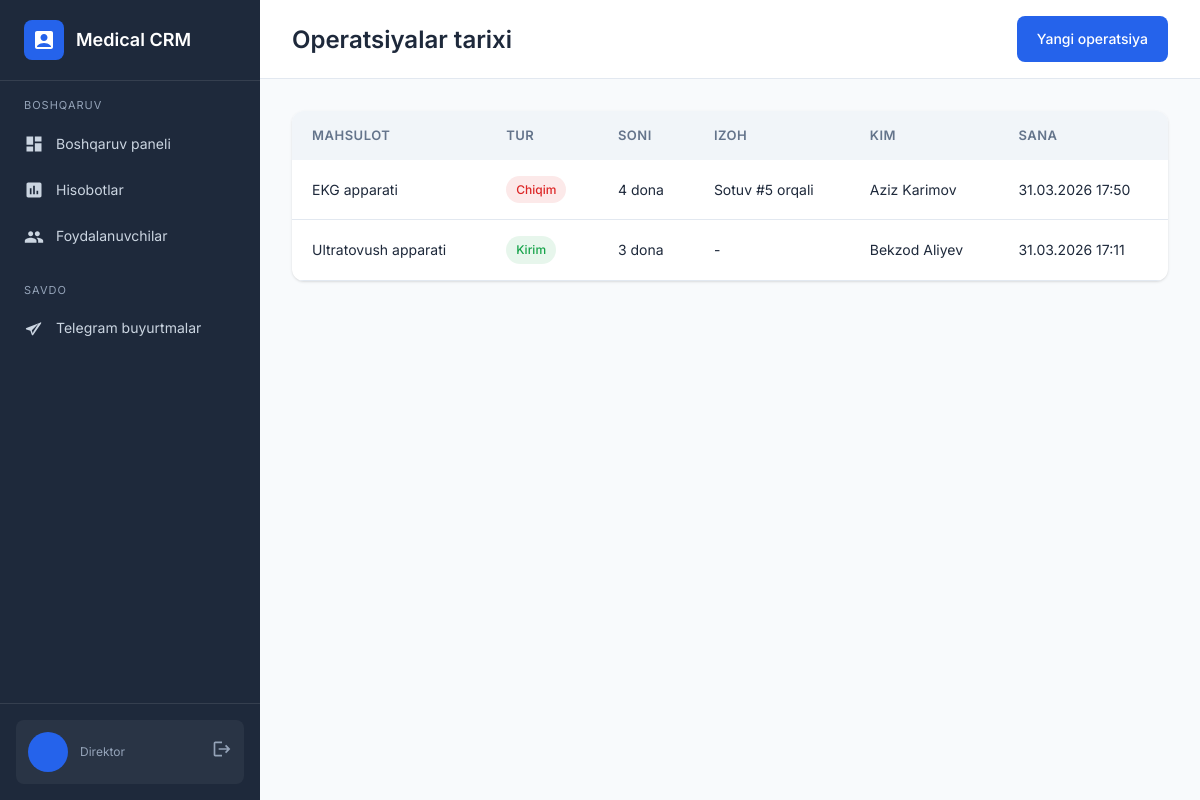
Before: /transactions/ (signed in) with the older database file.
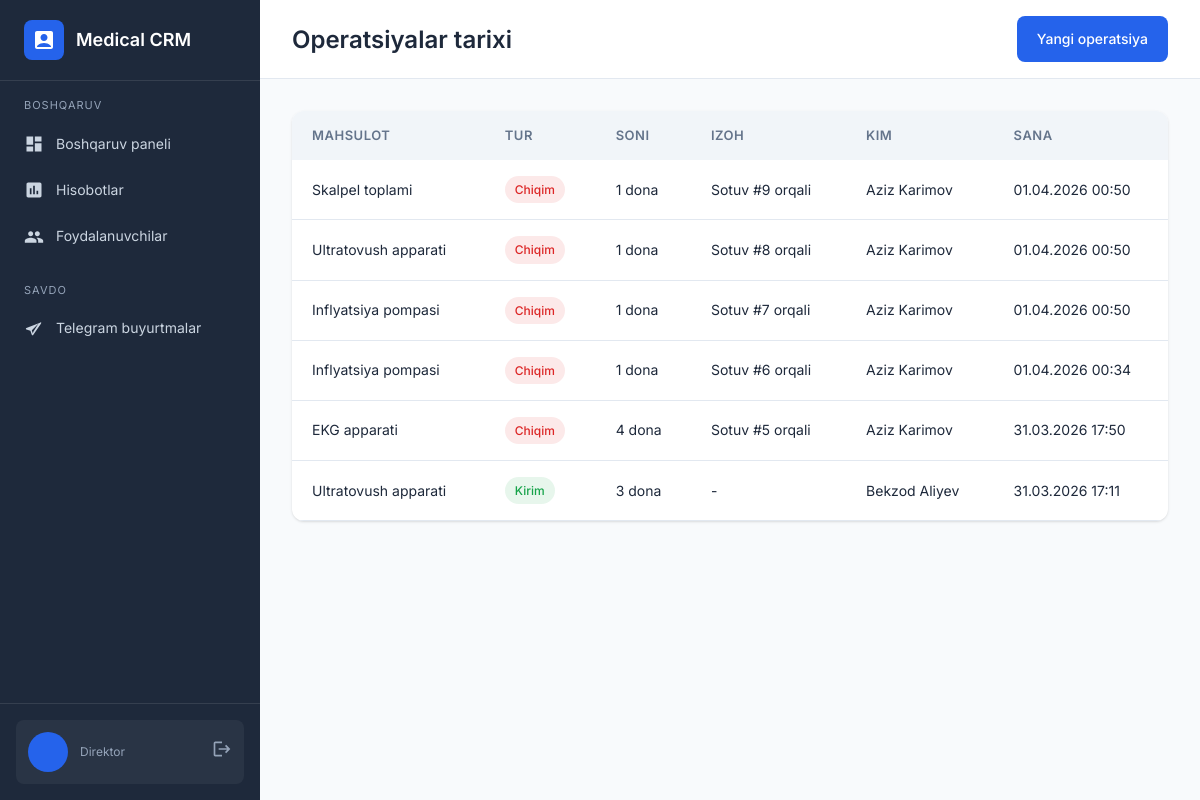
After: the same page with the newer database file.
### backend/main/models.py (models this page shows, shortened)
class WarehouseTransaction(models.Model):
    TYPE_CHOICES = [
        ('in', 'Kirim'),
        ('out', 'Chiqim'),
    ]
    product = models.ForeignKey(Product, on_delete=models.CASCADE, related_name='transactions', verbose_name='Mahsulot')
    transaction_type = models.CharField(max_length=10, choices=TYPE_CHOICES, verbose_name='Amal turi')
    quantity = models.PositiveIntegerField(verbose_name='Soni')
    notes = models.TextField(blank=True, verbose_name='Izoh')
    created_by = models.ForeignKey(User, on_delete=models.CASCADE, verbose_name='Kim tomonidan')
    created_at = models.DateTimeField(auto_now_add=True)
    class Meta:
        verbose_name = 'Ombor operatsiyasi'
        verbose_name_plural = 'Ombor operatsiyalari'

class Product(models.Model):
    name = models.CharField(max_length=300, verbose_name='Mahsulot nomi')
    category = models.ForeignKey(Category, on_delete=models.CASCADE, related_name='products', verbose_name='Kategoriya')
    description = models.TextField(blank=True, verbose_name='Tavsif')
    price = models.DecimalField(max_digits=12, decimal_places=2, verbose_name='Narxi (soʻm)')
    stock = models.PositiveIntegerField(default=0, verbose_name='Ombordagi soni')
    unit = models.CharField(max_length=50, default='dona', verbose_name='Oʻlchov birligi')
    image = models.ImageField(upload_to='products/', blank=True, null=True, verbose_name='Rasm')
    created_at = models.DateTimeField(auto_now_add=True)
    updated_at = models.DateTimeField(auto_now=True)
    class Meta:
        verbose_name = 'Mahsulot'
        verbose_name_plural = 'Mahsulotlar'

class User(AbstractUser):
    ROLE_CHOICES = [
        ('director', 'Direktor'),
        ('seller', 'Sotuvchi'),
        ('warehouse', 'Omborchi'),
        ('supplier', 'Yetkazib beruvchi'),
        ('courier', 'Kuryer'),
    ]
    role = models.CharField(max_length=20, choices=ROLE_CHOICES, default='seller')
    phone = models.CharField(max_length=20, blank=True)
    class Meta:
        verbose_name = 'Foydalanuvchi'
        verbose_name_plural = 'Foydalanuvchilar'

### backend/main/views.py (the view)
# urls.py: path('transactions/', views.transactions_history, name='transactions'),
@login_required
def transactions_history(request):
    if request.user.role != 'director':
        messages.error(request, "Sizga bu sahifaga kirish ruxsati yo'q")
        return redirect('dashboard')
    transactions = WarehouseTransaction.objects.select_related('product', 'created_by').order_by('-created_at')
    return render(request, 'transactions.html', {'transactions': transactions})

### frontend/templates/transactions.html (shortened to what this page needs)
{% extends 'base.html' %}
{% block content %}
<div class="top-bar">
    <h1 class="page-title">Operatsiyalar tarixi</h1>
    <div class="page-actions">
        <a href="{% url 'warehouse_transaction' %}" class="btn btn-primary">Yangi operatsiya</a>
    </div>
</div>
<div class="page-content">
    <div class="table-container">
        <table>
            <thead>
                <tr>
                    <th>Mahsulot</th>
                    <th>Tur</th>
                    <th>Soni</th>
                    <th>Izoh</th>
                    <th>Kim</th>
                    <th>Sana</th>
                </tr>
            </thead>
            <tbody>
                {% for t in transactions %}
                <tr>
                    <td>{{ t.product.name }}</td>
                    <td>
                        <span class="badge badge-{% if t.transaction_type == 'in' %}success{% else %}danger{% endif %}">
                            {{ t.get_transaction_type_display }}
                        </span>
                    </td>
                    <td>{{ t.quantity }} {{ t.product.unit }}</td>
                    <td>{{ t.notes|default:'-' }}</td>
                    <td>{{ t.created_by.get_full_name }}</td>
                    <td>{{ t.created_at|date:"d.m.Y H:i" }}</td>
                </tr>
                {% endfor %}
            </tbody>
        </table>
    </div>
</div>
{% endblock %}

Changed rows visible on the page:
added WarehouseTransaction: product.name "Skalpel toplami", transaction_type "Chiqim", quantity "1", product.unit "dona", notes "Sotuv #9 orqali", created_by.get_full_name "Aziz Karimov", created_at "01.04.2026 00:50"
added WarehouseTransaction: product.name "Ultratovush apparati", transaction_type "Chiqim", quantity "1", product.unit "dona", notes "Sotuv #8 orqali", created_by.get_full_name "Aziz Karimov", created_at "01.04.2026 00:50"
added WarehouseTransaction: product.name "Inflyatsiya pompasi", transaction_type "Chiqim", quantity "1", product.unit "dona", notes "Sotuv #7 orqali", created_by.get_full_name "Aziz Karimov", created_at "01.04.2026 00:50"
added WarehouseTransaction: product.name "Inflyatsiya pompasi", transaction_type "Chiqim", quantity "1", product.unit "dona", notes "Sotuv #6 orqali", created_by.get_full_name "Aziz Karimov", created_at "01.04.2026 00:34"
